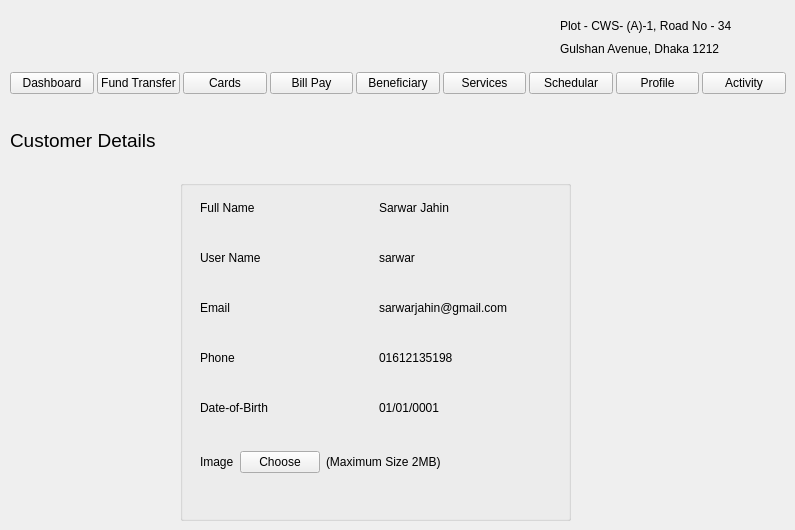
    <widget class="QWidget" name="profile_page">
     <widget class="QLabel" name="login_support_number_4">
      <property name="geometry">
       <rect>
        <x>380</x>
        <y>10</y>
        <width>81</width>
        <height>51</height>
       </rect>
      </property>
      <property name="text">
       <string/>
      </property>
     </widget>
     <widget class="QLabel" name="login_address_label1_4">
      <property name="geometry">
       <rect>
        <x>560</x>
        <y>17</y>
        <width>209</width>
        <height>17</height>
       </rect>
      </property>
      <property name="text">
       <string>Plot - CWS- (A)-1, Road No - 34 </string>
      </property>
     </widget>
     <widget class="QLabel" name="login_address_label2_4">
      <property name="geometry">
       <rect>
        <x>560</x>
        <y>40</y>
        <width>209</width>
        <height>17</height>
       </rect>
      </property>
      <property name="text">
       <string>Gulshan Avenue, Dhaka 1212</string>
      </property>
     </widget>
     <widget class="QWidget" name="layoutWidget_2">
      <property name="geometry">
       <rect>
        <x>10</x>
        <y>70</y>
        <width>776</width>
        <height>27</height>
       </rect>
      </property>
      <layout class="QHBoxLayout" name="horizontalLayout_4">
       <property name="spacing">
        <number>3</number>
       </property>
       <property name="sizeConstraint">
        <enum>QLayout::SetMinimumSize</enum>
       </property>
       <item>
        <widget class="QPushButton" name="dashboard_button_3">
         <property name="sizePolicy">
          <sizepolicy hsizetype="Minimum" vsizetype="Fixed">
           <horstretch>0</horstretch>
           <verstretch>0</verstretch>
          </sizepolicy>
         </property>
         <property name="text">
          <string>Dashboard</string>
         </property>
        </widget>
       </item>
       <item>
        <widget class="QPushButton" name="fund_tranfer_button_3">
         <property name="sizePolicy">
          <sizepolicy hsizetype="Minimum" vsizetype="Fixed">
           <horstretch>0</horstretch>
           <verstretch>0</verstretch>
          </sizepolicy>
         </property>
         <property name="text">
          <string>Fund Transfer</string>
         </property>
        </widget>
       </item>
       <item>
        <widget class="QPushButton" name="cards_button_3">
         <property name="sizePolicy">
          <sizepolicy hsizetype="Minimum" vsizetype="Fixed">
           <horstretch>0</horstretch>
           <verstretch>0</verstretch>
          </sizepolicy>
         </property>
         <property name="text">
          <string>Cards</string>
         </property>
        </widget>
       </item>
       <item>
        <widget class="QPushButton" name="bill_pay_button_3">
         <property name="sizePolicy">
          <sizepolicy hsizetype="Minimum" vsizetype="Fixed">
           <horstretch>0</horstretch>
           <verstretch>0</verstretch>
          </sizepolicy>
         </property>
         <property name="text">
          <string>Bill Pay</string>
         </property>
        </widget>
       </item>
       <item>
        <widget class="QPushButton" name="beneficiary_button_3">
         <property name="sizePolicy">
          <sizepolicy hsizetype="Minimum" vsizetype="Fixed">
           <horstretch>0</horstretch>
           <verstretch>0</verstretch>
          </sizepolicy>
         </property>
         <property name="text">
          <string>Beneficiary</string>
         </property>
        </widget>
       </item>
       <item>
        <widget class="QPushButton" name="services_button_3">
         <property name="sizePolicy">
          <sizepolicy hsizetype="Minimum" vsizetype="Fixed">
           <horstretch>0</horstretch>
           <verstretch>0</verstretch>
          </sizepolicy>
         </property>
         <property name="text">
          <string>Services</string>
         </property>
        </widget>
       </item>
       <item>
        <widget class="QPushButton" name="home_schedular_button_3">
         <property name="sizePolicy">
          <sizepolicy hsizetype="Minimum" vsizetype="Fixed">
           <horstretch>0</horstretch>
           <verstretch>0</verstretch>
          </sizepolicy>
         </property>
         <property name="text">
          <string>Schedular</string>
         </property>
        </widget>
       </item>
       <item>
        <widget class="QPushButton" name="profile_button_3">
         <property name="sizePolicy">
          <sizepolicy hsizetype="Minimum" vsizetype="Fixed">
           <horstretch>0</horstretch>
           <verstretch>0</verstretch>
          </sizepolicy>
         </property>
         <property name="text">
          <string>Profile</string>
         </property>
        </widget>
       </item>
       <item>
        <widget class="QPushButton" name="activity_button_3">
         <property name="sizePolicy">
          <sizepolicy hsizetype="Minimum" vsizetype="Fixed">
           <horstretch>0</horstretch>
           <verstretch>0</verstretch>
          </sizepolicy>
         </property>
         <property name="text">
          <string>Activity</string>
         </property>
        </widget>
       </item>
      </layout>
     </widget>
     <widget class="QLabel" name="login_bank_logo_4">
      <property name="geometry">
       <rect>
        <x>30</x>
        <y>10</y>
        <width>181</width>
        <height>51</height>
       </rect>
      </property>
      <property name="text">
       <string/>
      </property>
      <property name="pixmap">
       <pixmap resource="resources.qrc">:/image/images/logo.jpeg</pixmap>
      </property>
     </widget>
     <widget class="QLabel" name="login_support_logo_4">
      <property name="geometry">
       <rect>
        <x>330</x>
        <y>10</y>
        <width>51</width>
        <height>51</height>
       </rect>
      </property>
      <property name="text">
       <string/>
      </property>
      <property name="pixmap">
       <pixmap resource="resources.qrc">:/image/images/support_icon.jpeg</pixmap>
      </property>
      <property name="scaledContents">
       <bool>true</bool>
      </property>
     </widget>
     <widget class="QLabel" name="profile_customer_details_label">
      <property name="geometry">
       <rect>
        <x>10</x>
        <y>130</y>
        <width>161</width>
        <height>21</height>
       </rect>
      </property>
      <property name="font">
       <font>
        <pointsize>14</pointsize>
       </font>
      </property>
      <property name="text">
       <string>Customer Details</string>
      </property>
     </widget>
     <widget class="QGroupBox" name="profile_box">
      <property name="geometry">
       <rect>
        <x>180</x>
        <y>180</y>
        <width>391</width>
        <height>341</height>
       </rect>
      </property>
      <property name="title">
       <string/>
      </property>
      <widget class="QWidget" name="layoutWidget">
       <property name="geometry">
        <rect>
         <x>20</x>
         <y>21</y>
         <width>351</width>
         <height>304</height>
        </rect>
       </property>
       <layout class="QFormLayout" name="profile_box_layout">
        <property name="verticalSpacing">
         <number>36</number>
        </property>
        <item row="0" column="0" colspan="2">
         <layout class="QGridLayout" name="gridLayout">
          <property name="sizeConstraint">
           <enum>QLayout::SetDefaultConstraint</enum>
          </property>
          <property name="spacing">
           <number>6</number>
          </property>
          <item row="0" column="0">
           <widget class="QLabel" name="profile_full_name_label">
            <property name="text">
             <string>Full Name</string>
            </property>
           </widget>
          </item>
          <item row="0" column="1">
           <widget class="QLabel" name="profile_full_name">
            <property name="text">
             <string>Sarwar Jahin</string>
            </property>
           </widget>
          </item>
         </layout>
        </item>
        <item row="1" column="0" colspan="2">
         <layout class="QGridLayout" name="gridLayout_2">
          <property name="sizeConstraint">
           <enum>QLayout::SetDefaultConstraint</enum>
          </property>
          <property name="spacing">
           <number>6</number>
          </property>
          <item row="0" column="0">
           <widget class="QLabel" name="profile_user_name_label">
            <property name="text">
             <string>User Name</string>
            </property>
           </widget>
          </item>
          <item row="0" column="1">
           <widget class="QLabel" name="profile_user_name">
            <property name="text">
             <string>sarwar</string>
            </property>
           </widget>
          </item>
         </layout>
        </item>
        <item row="2" column="0" colspan="2">
         <layout class="QGridLayout" name="gridLayout_3">
          <property name="sizeConstraint">
           <enum>QLayout::SetDefaultConstraint</enum>
          </property>
          <property name="spacing">
           <number>6</number>
          </property>
          <item row="0" column="0">
           <widget class="QLabel" name="profile_email_label">
            <property name="text">
             <string>Email</string>
            </property>
           </widget>
          </item>
          <item row="0" column="1">
           <widget class="QLabel" name="profile_email">
            <property name="text">
             <string>sarwarjahin@gmail.com</string>
            </property>
           </widget>
          </item>
         </layout>
        </item>
        <item row="3" column="0" colspan="2">
         <layout class="QGridLayout" name="gridLayout_4">
          <property name="sizeConstraint">
           <enum>QLayout::SetDefaultConstraint</enum>
          </property>
          <property name="spacing">
           <number>6</number>
          </property>
          <item row="0" column="0">
           <widget class="QLabel" name="profile_phone_label">
            <property name="text">
             <string>Phone</string>
            </property>
           </widget>
          </item>
          <item row="0" column="1">
           <widget class="QLabel" name="profile_phone">
            <property name="text">
             <string>01612135198</string>
            </property>
           </widget>
          </item>
         </layout>
        </item>
        <item row="4" column="0" colspan="2">
         <layout class="QGridLayout" name="gridLayout_5">
          <property name="sizeConstraint">
           <enum>QLayout::SetDefaultConstraint</enum>
          </property>
          <property name="spacing">
           <number>6</number>
          </property>
          <item row="0" column="0">
           <widget class="QLabel" name="profile_date_label">
            <property name="text">
             <string>Date-of-Birth</string>
            </property>
           </widget>
          </item>
          <item row="0" column="1">
           <widget class="QLabel" name="profile_date">
            <property name="text">
             <string>01/01/0001</string>
            </property>
           </widget>
          </item>
         </layout>
        </item>
        <item row="5" column="0" colspan="2">
         <layout class="QHBoxLayout" name="horizontalLayout_5">
          <property name="spacing">
           <number>6</number>
          </property>
          <property name="sizeConstraint">
           <enum>QLayout::SetDefaultConstraint</enum>
          </property>
          <item>
           <widget class="QLabel" name="profile_image_label">
            <property name="sizePolicy">
             <sizepolicy hsizetype="Maximum" vsizetype="Preferred">
              <horstretch>0</horstretch>
              <verstretch>0</verstretch>
             </sizepolicy>
            </property>
            <property name="text">
             <string>Image</string>
            </property>
           </widget>
          </item>
          <item>
           <widget class="QPushButton" name="profile_image_button">
            <property name="sizePolicy">
             <sizepolicy hsizetype="Maximum" vsizetype="Fixed">
              <horstretch>0</horstretch>
              <verstretch>0</verstretch>
             </sizepolicy>
            </property>
            <property name="text">
             <string>Choose</string>
            </property>
           </widget>
          </item>
          <item>
           <widget class="QLabel" name="profile_image_notice">
            <property name="text">
             <string>(Maximum Size 2MB)</string>
            </property>
           </widget>
          </item>
         </layout>
        </item>
       </layout>
      </widget>
     </widget>
    </widget>
